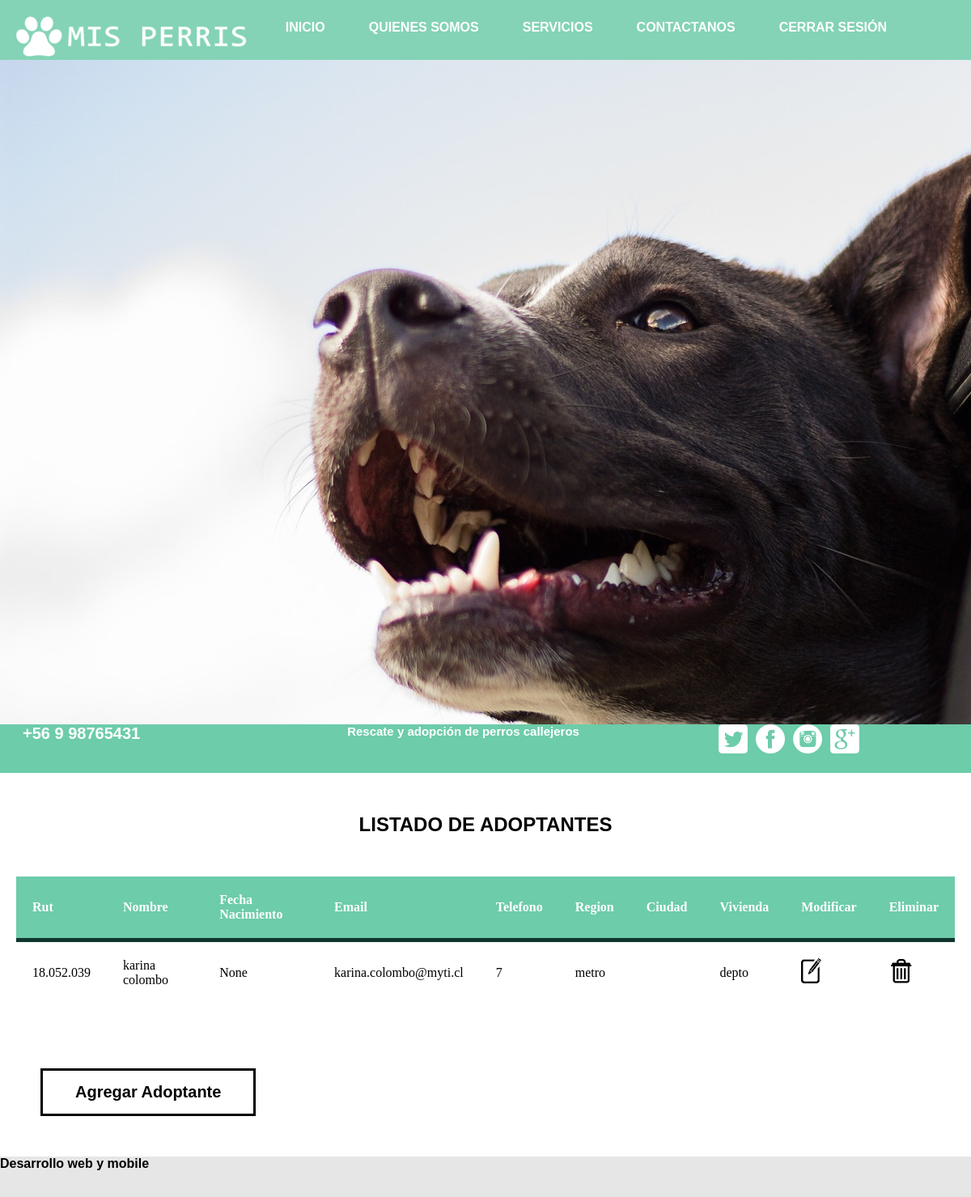
The app's page /adoptantes/ (signed in), older data.
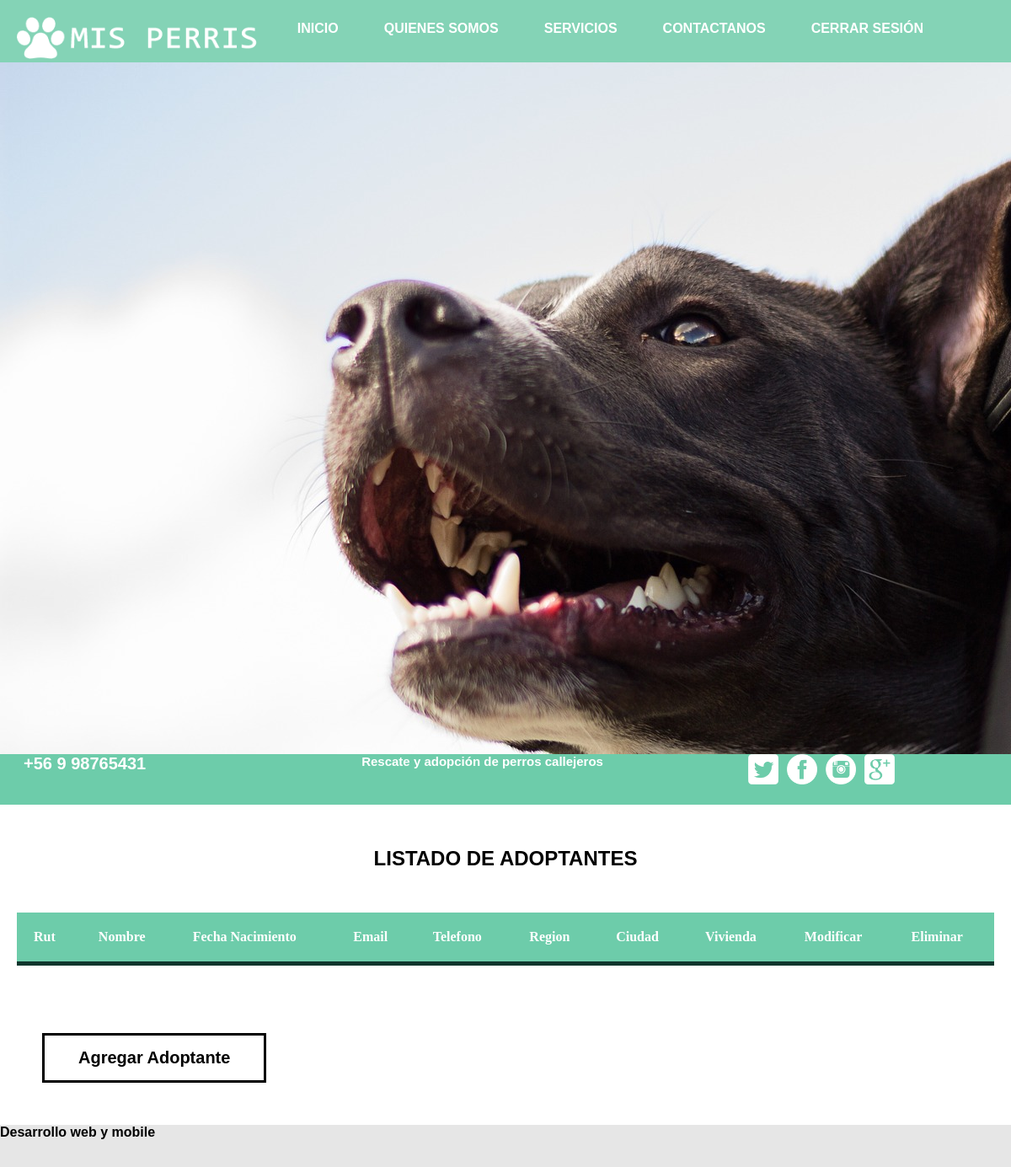
The same page, newer data.
### core/models.py (models this page shows, shortened)
class Adoptante(models.Model):
    rut = models.CharField(max_length=10, unique=True)
    nombre = models.CharField(max_length=50)
    fechaNacimiento = models.DateField(max_length=10)
    email = models.CharField(max_length=50)
    telefono = models.CharField(max_length=11)
    region = models.ForeignKey(Region, on_delete=models.CASCADE)
    vivienda = models.ForeignKey(Vivienda, on_delete=models.CASCADE)
    class Meta:
        verbose_name = "Adoptante"
        verbose_name_plural = "Adoptantes"

class Region(models.Model):
    region = models.CharField(max_length=50)
    ciudad = models.ForeignKey(Ciudad, on_delete=models.CASCADE)
    class Meta:
        verbose_name = "Region"
        verbose_name_plural = "Regiones"

class Vivienda(models.Model):
    vivienda = models.CharField(max_length=50)

### core/views.py (the view)
# urls.py: path('adoptantes/', listar_adoptante, name="api_adoptantes"),
@login_required
def listar_adoptante(request):
    adoptante = Adoptante.objects.all()
    return render(request, 'core/listar_adoptante.html',{
        'adoptante':adoptante
    })

### core/templates/core/listar_adoptante.html (shortened to what this page needs)
{% extends "core/base.html" %}
{% load static %}
{% block contenido %}
<div class="row section-header">
        <div class="col-full">
            <h2 class="subhead">Listado de Adoptantes</h2>
    <div class="main-container">
        <table>
             <thead>
                <tr>
                    <th>Rut</th>
                    <th>Nombre</th>
                    <th>Fecha Nacimiento</th>
                    <th>Email</th>
                    <th>Telefono</th>
                    <th>Region</th>
                    <th>Ciudad</th>
                    <th>Vivienda</th>
                    <th>Modificar</th>
                    <th>Eliminar</th>
                 </tr>
            </thead>
    {% for a in adoptante %}
            <tr>
                <td>{{ a.rut }}</td>
                <td>{{ a.nombre }}</td>
                <td>{{ a.fechaNacimiento }}</td>
                <td>{{ a.email }}</td>
                <td>{{ a.telefono }}</td>
                <td>{{ a.region.region }}</td>
                <td>{{ a.ciudad.ciudad }}</td>
                <td>{{ a.vivienda.vivienda }}</td>
                <td><a href="{% url 'modificar_adoptante' a.id %}" target="_blank"><img src="{% static 'core/img/modificarUser.png' %}"></a></td>
                <td><a href="{% url 'eliminar_adoptante' a.id %}" target="_blank"><img src="{% static 'core/img/deleteUser.png' %}"></a></td>
            </tr>
            {% endfor %}
        </table>
    </div>
    <button class="boton" onclick="location.href='/formulario_adoptante'">Agregar Adoptante</button>
</div>
</div>
{% endblock contenido %}

### core/templates/core/base.html (shortened to what this page needs)
<!DOCTYPE html>
<html lang="en">
{% load pwa %}
<head>
    {% load static %}
    <link rel="stylesheet" href="{% static 'core/css/Estilos.css' %}">
    <link rel="stylesheet" href="https://cdn.jsdelivr.net/bxslider/4.2.12/jquery.bxslider.css">
    <link rel="stylesheet" href="https://cdnjs.cloudflare.com/ajax/libs/fancybox/3.4.1/jquery.fancybox.min.css" />
</head>
<body>
    <header>
            <img class="logo" src="{% static 'core/img/logo.png' %}" alt="Logo">
            <ul class="navegacion">
                <li>
                    <a href="/">
                        <p>Inicio</p>
                    </a>
                </li>
                <li>
                    <a href="#">Quienes somos</a>
                </li>
                <li>
                    <a href="{% url 'mascotas' %}">Servicios</a>
                </li>
                <li>
                    <a href="{% url 'formulario_adoptante' %}">Contactanos</a>
                </li>
                {% if request.user.is_authenticated%}
                <li>
                    <a href="{% url 'home' %}">Cerrar Sesión</a>
                </li>
                {% else %}
                <li>
                    <a href="{% url 'login' %}">Iniciar Sesión</a>
                </li>
                {% endif %}
            </ul>
        </header>
    <div class="landing">
        <div class="slider">
            <div >
                <img  title="Oso" class="imagen_landing " src="{% static 'core/img/Apolo.jpg' %}" alt="Perros" >
            </div>
        </div>
        <div class="landing_inferior">
            <h5 class="eslogan">+56 9 98765431</h5>
            <h5 class="mensaje">Rescate y adopción de perros callejeros</h5>
            <ul class="social">
                <li>
                    <a href="http://twitter.com" target="_blank">
                        <img src="{% static 'core/img/social-twitter.png' %}" alt="twitter">
                    </a>
                </li>
                <li>
                    <img src="{% static 'core/img/socialfacebook.png' %}" alt="facebook">
                </li>
                <li>
                    <img src="{% static 'core/img/social-inst.png' %}" alt="instagram">
                </li>
                <li>
                    <img src="{% static 'core/img/socialplus.png' %}" alt="Google">
                </li>
            </ul>
        </div>
    </div>
    <div class="contenido">
     {% block contenido %}
     {% endblock contenido %}
    </div>
    <footer>
         <h4 class="texto_footer">Desarrollo web y mobile</h4>
     </footer>
</body>
</html>

### core/static/core/css/Estilos.css (style rules this page uses)
* { margin: 0; padding: 0; }
header { width: 100%; background-color:#84D3B6; }
.logo { width: 290px; height: 50px; margin-top: 20px; margin-left: 20px; }
.navegacion { float: right; margin-top: 20px; color: white; }
.navegacion li { display: inline-block; margin-right: 50px; font-family: 'Franklin Gothic Medium', 'Arial Narrow', Arial, sans-serif; padding-top: 5px; text-align: right; }
.navegacion li a { color:white; font-weight: bold; text-decoration :none ; text-transform: uppercase; }
.landing { width: 100%; height: auto; background-color: #6DCCAA; }
.slider { width: 100%; overflow: hidden; position: relative; height: 820.656px; }
.imagen_landing { margin:auto; display: block; width: auto; height: auto; }
.landing_inferior { display: flex; justify-content: space-around; background-color: #6DCCAA; width: 100%; }
.landing_inferior li { padding-bottom: 20px; }
.eslogan { color:white; font-size: 20px; text-align: left; font-family: 'Franklin Gothic Medium', 'Arial Narrow', Arial, sans-serif; float: left; margin-left: -100px; }
.mensaje { color:white; font-size: 15px; text-align: left; font-family: 'Franklin Gothic Medium', 'Arial Narrow', Arial, sans-serif; float: left; }
.social { float: right; display: flex; justify-content: flex-end; width: 100px; }
.social li { display: inline-block; margin-right: 10px; }
.social li img { width: 36px; height: 36px; }
.contenido { padding: 20px; display: flex; justify-content: space-between; }
.contenido > div { width: 100%; }
footer { width: 100%; height: 50px; background-color: #E6E6E6; }
.boton { margin: 30px; text-decoration:none; font-weight: 600; font-size: 20px; color:#000000; padding-top:15px; padding-bottom:15px; padding-left:40px; padding-right:40px; background-color: transparent; border-width: 3px; border-style: solid; border-color: #000000; }
.texto_footer { font-family: sans-serif; }
.subhead { font-weight: bold; font-family: 'Gill Sans', 'Gill Sans MT', Calibri, 'Trebuchet MS', sans-serif; text-transform: uppercase; color: black; margin-top: 30px; text-align: center; }
.main-container table { background-color: white; margin: auto; text-align: left; border-collapse: collapse; width: 100%; margin-top: 50px; margin-bottom: 50px; box-sizing: border-box; border-radius: 7px; }
th, td { padding: 20px; }
thead { background-color: #6DCCAA; border-bottom: solid 5px #0F362D; color: white; }

Row changes from the older to the newer data that the page shows:
removed Adoptante: rut "18.052.039", nombre "karina colombo", fechaNacimiento "None", email "karina.colombo@myti.cl", telefono "7", region.region "metro", vivienda.vivienda "depto"
